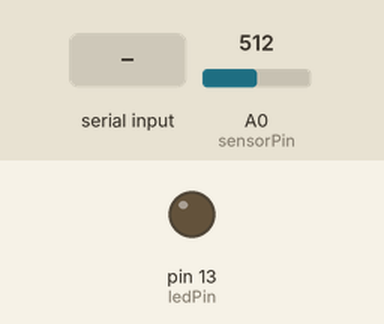
Bench run of a sketch on a simulated Arduino Uno, built with avr-gcc and run on an emulated ATmega328P. Parts: output pins drawn as LEDs (lit = HIGH). The test bench sets the inputs (shaded band); at power-on: A0 (sensorPin) = 512. What the sketch prints to the serial monitor is not drawn.

Above: at 1.2 s.
1.3 s: "s" received over Serial
At 1.5 s:
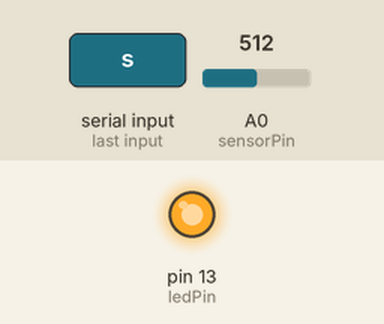
4.3 s: A0 (sensorPin) set to 981
7.3 s: A0 (sensorPin) set to 1016
10.3 s: "r" received over Serial
13.3 s: "x" received over Serial
At 13.3 s:
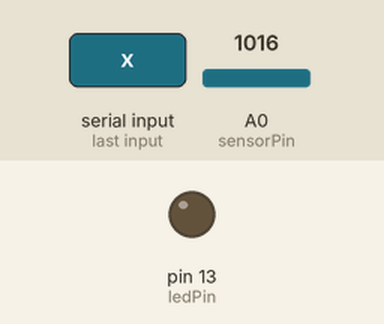
14.8 s: "S" received over Serial
At 15.01 s:
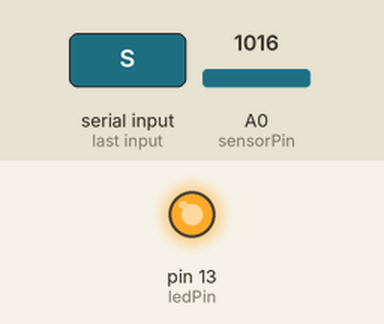
Timing chart, 0 to 18.8 s (numbered marks = the images above; inputs shaded):
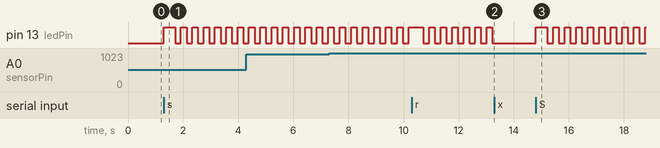

Measured:
- after the input at 1.3 s, pin 13 (ledPin): LOW → HIGH at once, then repeats every 0.41 s: LOW 0.21 s, HIGH 0.21 s
- after the input at 13.3 s, pin 13 (ledPin): stops changing and stays LOW
- after the input at 14.8 s, pin 13 (ledPin): LOW → HIGH at once, then repeats every 0.42 s: LOW 0.21 s, HIGH 0.21 s

The sketch:

sEMG_data_collector.ino
```cpp
/*
 * sEMG Myoware Sensor Data Collector for Scroll Detection
 *
 * Hardware Setup:
 * - Myoware sensor on thumb palm muscle (thenar eminence)
 * - Sensor output (envelope) -> Arduino analog pin A0
 * - LED on pin 13 for visual feedback during collection
 * - Button on pin 2 for manual event marking (optional)
 *
 * Data Collection Protocol:
 * 1. Collect "scroll" gestures (thumb flexion)
 * 2. Collect "rest" state (no movement)
 * 3. Data sent via Serial in CSV format with timestamp and label
 */

const int sensorPin = A0;
const int ledPin = 13;
const int buttonPin = 2;

const int SAMPLE_RATE = 200;  // 200 Hz sampling rate
const int WINDOW_SIZE = 40;   // 200ms window (40 samples at 200Hz)
unsigned long lastSampleTime = 0;
const unsigned long SAMPLE_INTERVAL = 1000000 / SAMPLE_RATE; // microseconds

// Collection modes
enum CollectionMode {
  IDLE,
  COLLECT_SCROLL,
  COLLECT_REST
};

CollectionMode currentMode = IDLE;
int windowBuffer[WINDOW_SIZE];
int bufferIndex = 0;
unsigned long windowStartTime = 0;
int windowCount = 0;

void setup() {
  Serial.begin(115200);
  pinMode(sensorPin, INPUT);
  pinMode(ledPin, OUTPUT);
  pinMode(buttonPin, INPUT_PULLUP);

  Serial.println("sEMG Data Collector Ready");
  Serial.println("Commands:");
  Serial.println("  's' - Start collecting SCROLL gestures");
  Serial.println("  'r' - Start collecting REST data");
  Serial.println("  'x' - Stop collection");
  //Serial.println("");
  //Serial.println("Format: timestamp,value1,value2,...,valueN,label");
}

void loop() {
  // Check for serial commands
  if (Serial.available() > 0) {
    char cmd = Serial.read();
    handleCommand(cmd);
  }

  // Sample at fixed rate
  unsigned long currentMicros = micros();
  if (currentMicros - lastSampleTime >= SAMPLE_INTERVAL) {
    lastSampleTime = currentMicros;

    int sensorValue = analogRead(sensorPin);

    if (currentMode != IDLE) {
      // Add to window buffer
      windowBuffer[bufferIndex] = sensorValue;
      bufferIndex++;

      // When window is full, output it
      if (bufferIndex >= WINDOW_SIZE) {
        outputWindow();
        bufferIndex = 0;
        windowCount++;

        // Blink LED to show collection activity
        digitalWrite(ledPin, windowCount % 2);
      }
    }
  }
}

void handleCommand(char cmd) {
  switch(cmd) {
    case 's':
    case 'S':
      currentMode = COLLECT_SCROLL;
      bufferIndex = 0;
      windowCount = 0;
      Serial.println("# Collecting SCROLL gestures. Perform thumb flexion movements.");
      digitalWrite(ledPin, HIGH);
      break;

    case 'r':
    case 'R':
      currentMode = COLLECT_REST;
      bufferIndex = 0;
      windowCount = 0;
      Serial.println("# Collecting REST data. Keep hand relaxed.");
      digitalWrite(ledPin, HIGH);
      break;

    case 'x':
    case 'X':
      currentMode = IDLE;
      bufferIndex = 0;
      Serial.println("# Collection stopped");
      Serial.print("# Total windows collected: ");
      Serial.println(windowCount);
      digitalWrite(ledPin, LOW);
      break;
  }
}

void outputWindow() {
  // Output format: timestamp,val1,val2,...,valN,label
  Serial.print(millis());
  Serial.print(",");

  for (int i = 0; i < WINDOW_SIZE; i++) {
    Serial.print(windowBuffer[i]);
    if (i < WINDOW_SIZE - 1) {
      Serial.print(",");
    }
  }

  Serial.print(",");
  Serial.println(currentMode == COLLECT_SCROLL ? "scroll" : "rest");
}
```
